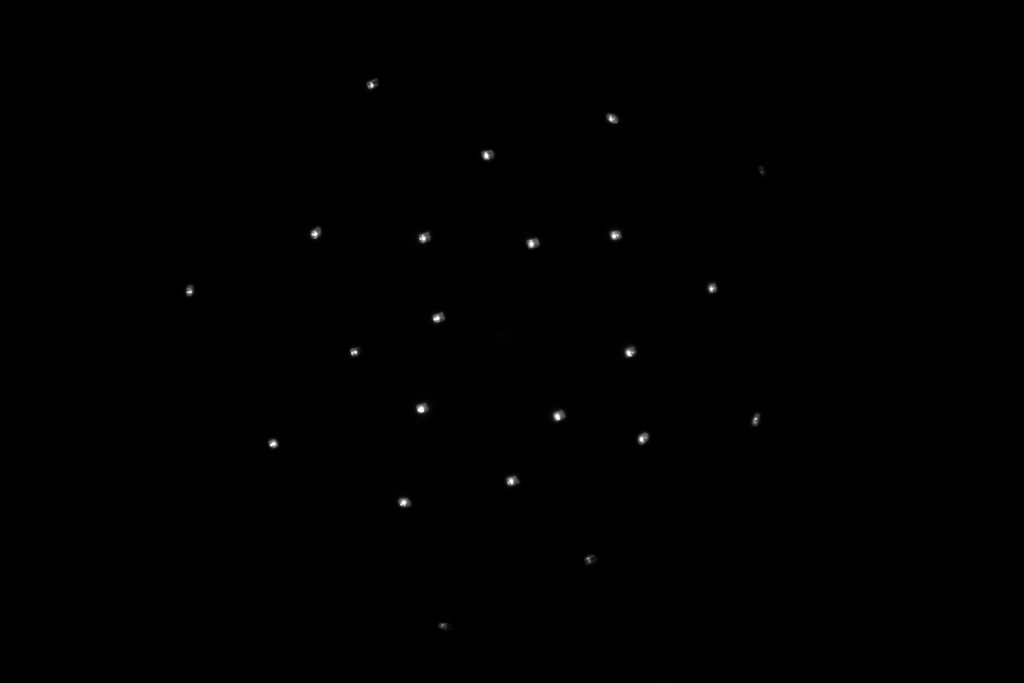
#> input picture analysis/old_stuff/images/080521_dome_230_no_overlay.png, 3072 x 2048 px (shown at 1/3 size)
$ python locate_LEDs.py
#> lines starting #> are read from the running program, lines starting #| are printed output that depends on the picture; long printed decimals are rounded
import imageio
import math
import matplotlib.pyplot as plt
import numpy as np
from sklearn.cluster import MiniBatchKMeans
from sklearn.metrics import mean_squared_error
from scipy.spatial import KDTree


persistent_points = np.array(
[[331, 1153],
 [383, 1814],
 [479, 1451],
 [545, 2246],
 [688, 1854],
 [717, 975],
 [721, 1270],
 [728, 1593],
 [877, 2126],
 [891, 654],
 [962, 1324],
 [1055, 1044],
 [1062, 1903],
 [1222, 1264],
 [1247, 1671],
 [1265, 2255],
 [1318, 869],
 [1349, 1942],
 [1455, 1527],
 [1506, 1214],
 [1655, 1751],
#  [1744, 2117], this view is blocked in the images
 [1824, 1342]])


# image is name of png image
# pixels brighter than threshold value will be marked as 'light'
# k is number of clusters for kmeans algorithm
def locate_lights(image, threshold, k, points):
#> called with image = 'images/080521_dome_230_no_overlay.png', threshold = 10, k = 22, points = array of shape (22, 2)
    dome_image = imageio.imread(image, as_gray=True) # numpy array of image
#> dome_image is the input picture: shape (2048, 3072) float32; min 0, max 255, mean 0.4
    light_vals = dome_image[dome_image >= threshold]
    lights = np.where(dome_image >= threshold)
#> lights = 28455 positions, rows 234 to 1890, columns 553 to 2845
    coord_array = np.array(list(zip(lights[0], lights[1])))
#> coord_array = 28455 pairs, first value 234 to 1890, second value 553 to 2845
    # array of centers of LEDs
    kmeans = MiniBatchKMeans(n_clusters=k).fit(coord_array, sample_weight=light_vals).cluster_centers_
#> kmeans = 22 rows, first 8: [864, 2135.9], [1056, 1063.3], [465.2, 1461.2], [1315.4, 1928.7], [1506.9, 1211.5], [253.6, 1114.9], [873.1, 568.8], [704.5, 1845.5]
    plt.figure(dpi=250)
    plt.imshow(dome_image)
    for point in kmeans:
        plt.plot(point[1], point[0], "r,")
#> this loop made 22 passes
#> point on passes 1 to 12: [864, 2135.9], [1056, 1063.3], [465.2, 1461.2], [1315.4, 1928.7], [1506.9, 1211.5], [253.6, 1114.9], [873.1, 568.8], [704.5, 1845.5], [1442.5, 1534.8], [713.1, 1271.3], [1330.7, 819.5], [700, 946.1]
    for location in points:
        plt.plot(location[1], location[0], "b,")
    tree = KDTree(kmeans)
    dists, indices = tree.query(points)
#> dists = 22 values, max 87.05 at index 9, min 2.64 at index 19, mean 27.91; indices = 22 values, max 21 at index 3, min 0 at index 8, mean 10.5
    sorted_kmeans = kmeans[indices]
#> sorted_kmeans = 22 rows, first 8: [253.6, 1114.9], [355.7, 1835.4], [465.2, 1461.2], [512.2, 2285.1], [704.5, 1845.5], [700, 946.1], [713.1, 1271.3], [729.4, 1596.7]
    plt.plot()
    plt.show()
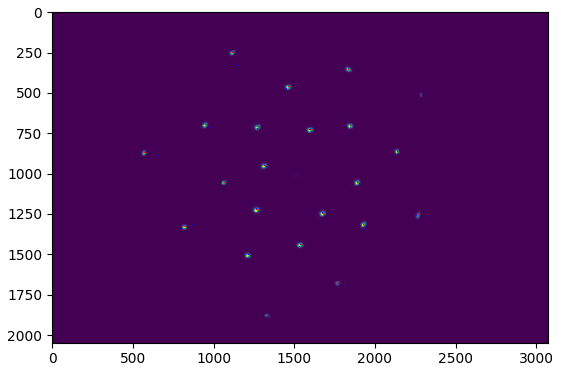
#> figure drawn by matplotlib, 1 panel
    print(fr"MSE: {mean_squared_error(sorted_kmeans, points): .5f}")
#| MSE:  679.043


if __name__ == '__main__':
    locate_lights('images/080521_dome_230_no_overlay.png', 10, 22, persistent_points)

$ run again, with analysis/old_stuff/images/DOF_test_8.5mm_.09mag.png copied over analysis/old_stuff/images/080521_dome_230_no_overlay.png
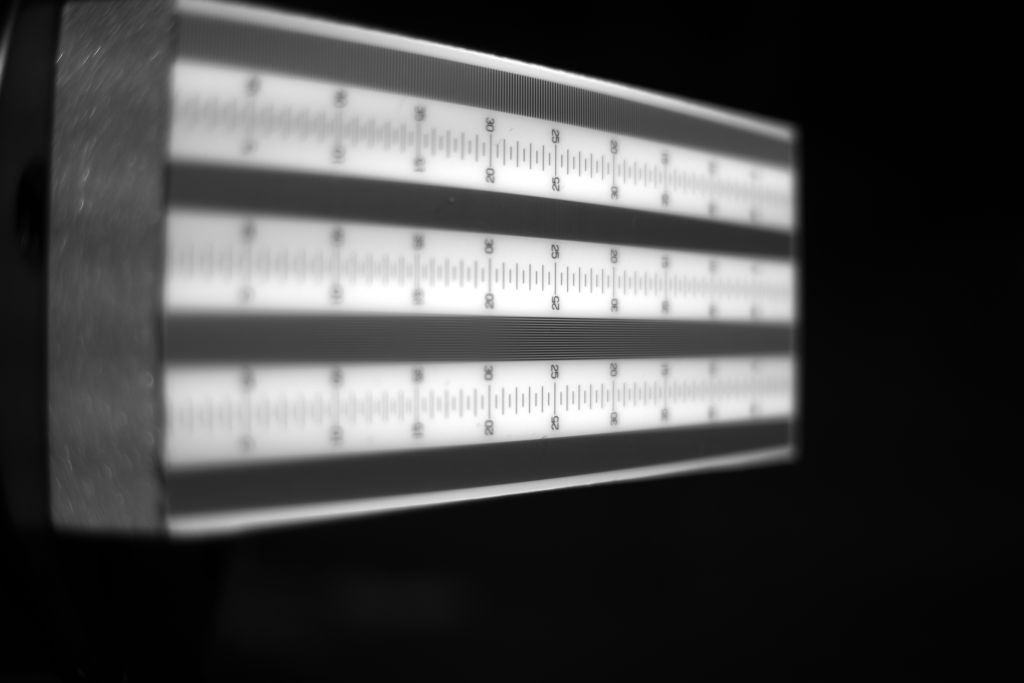
#> input picture analysis/old_stuff/images/DOF_test_8.5mm_.09mag.png, 3072 x 2048 px (shown at 1/3 size)
#> in locate_lights, dome_image is the input picture: shape (2048, 3072) float32; min 0, max 255, mean 71.5
#> lights = 3685728 positions, rows 0 to 2047, columns 0 to 2601
#> coord_array = 3685728 pairs, first value 0 to 2047, second value 0 to 2601
#> kmeans = 22 rows, first 8: [326.4, 1140.9], [1242.3, 1419.1], [804.2, 606.9], [871.7, 2194.5], [461.7, 1828.4], [1240.2, 695.1], [1204.2, 2172.5], [182.4, 684.6]
#> the loop in locate_lights, `for point in kmeans:` made 22 passes
#> dists = 22 values, max 422.7 at index 20, min 12.9 at index 0, mean 157.4; indices = 22 values, max 20 at index 19, min 0 at index 0, mean 10.68
#> sorted_kmeans = 22 rows, first 8: [326.4, 1140.9], [461.7, 1828.4], [407.3, 1478.9], [531.6, 2190.7], [853.4, 1828.3], [809.8, 898.4], [813.6, 1192.6], [836.1, 1498.7]
#> in locate_lights, `plt.show()`:
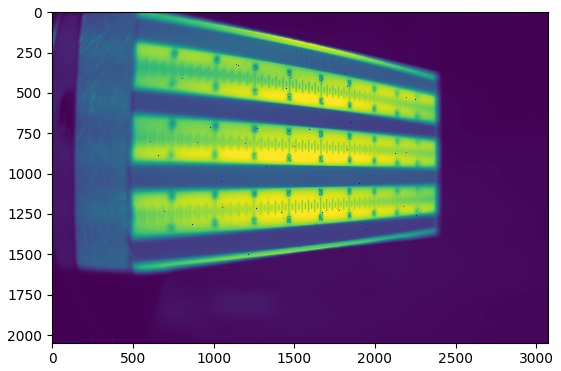
#> figure drawn by matplotlib, 1 panel
#| MSE:  16707.903
